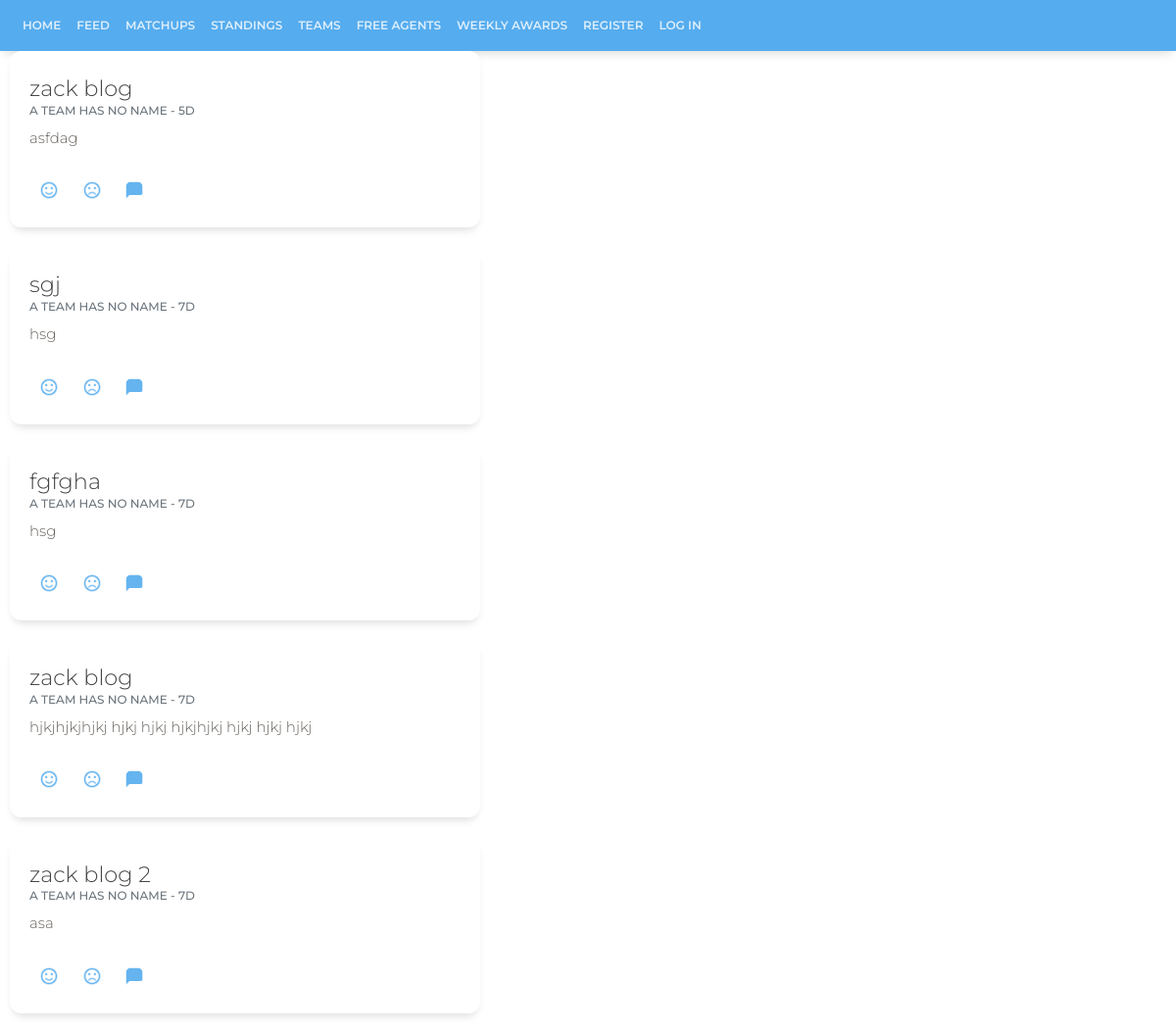
The page /feed on the database as committed earlier.
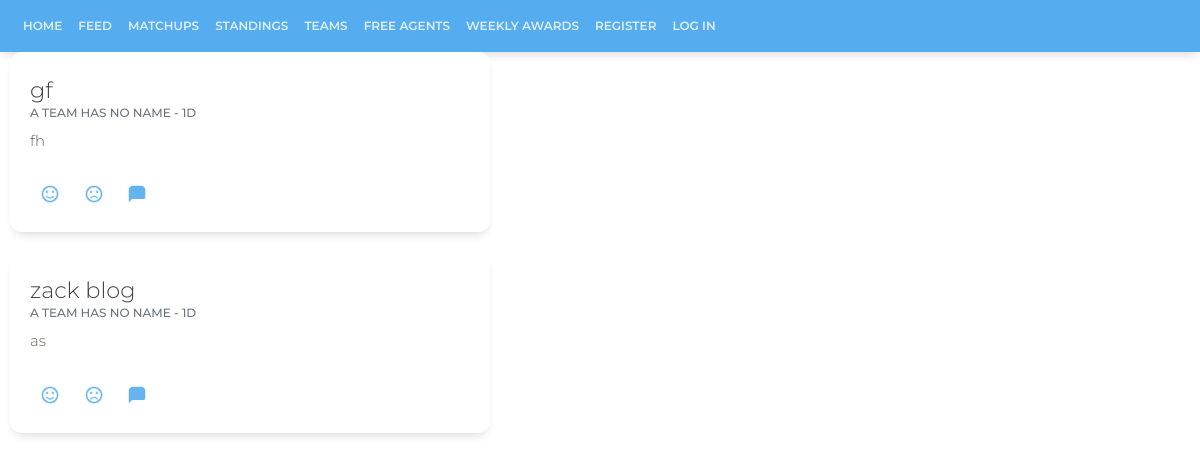
The same page on the database as committed later.
### tables this page shows
CREATE TABLE post (
  id INTEGER PRIMARY KEY AUTOINCREMENT,
  author_id INTEGER NOT NULL,
  created TIMESTAMP NOT NULL DEFAULT CURRENT_TIMESTAMP,
  title TEXT NOT NULL,
  body TEXT NOT NULL,
  likes INTEGER NOT NULL,
  dislikes INTEGER NOT NULL,
  comments INTEGER NOT NULL,
  FOREIGN KEY (author_id) REFERENCES user (id)
);

CREATE TABLE user (
  id INTEGER PRIMARY KEY AUTOINCREMENT,
  username TEXT UNIQUE NOT NULL,
  password TEXT NOT NULL,
  image TEXT NULL,
  name TEXT NULL,
  nickname TEXT NULL,
  teamid TEXT NULL
);

### fantasy_app/blueprints/blog.py (the view, shortened to what this page needs)
@bp.route('/feed', methods=('GET', 'POST'))
def feed():
    db = get_db()
    posts=db.execute(get_posts).fetchall()
    posttimes = [{'id': posts[i][0], 'time': get_posttime_data(time.mktime(datetime.datetime.today().timetuple()) + 18000 - time.mktime(posts[i][3].timetuple()))} for i in range(len(posts))]
    comments = db.execute(get_comments).fetchall()
    commenttimes = [{'id': comments[i][0], 'time': get_posttime_data(time.mktime(datetime.datetime.today().timetuple()) + 18000 - time.mktime(comments[i][5].timetuple()))} for i in range(len(comments))]
    return render_template('blog/feed.html', posts=posts, posttimes=posttimes, comments=comments, commenttimes=commenttimes)

### fantasy_app/blueprints/auth.py (called while the page is built)
@bp.before_app_request
def load_logged_in_user():
    user_id = session.get('user_id')
    db = get_db()
    if user_id is None:
        g.user = None
        g.user_likes = []
        g.user_dislikes = []
    else:
        g.user = get_db().execute(get_user_by_id, (user_id,)).fetchone()
        g.user_likes = [int(p[0]) for p in get_db().execute(get_user_likes, (user_id,)).fetchall()]
        g.user_dislikes = [int(p[0]) for p in get_db().execute(get_user_dislikes, (user_id,)).fetchall()]

### fantasy_app/db.py (called while the page is built)
def get_db():
    if 'db' not in g:
        g.db = sqlite3.connect(current_app.config['DATABASE'], detect_types=sqlite3.PARSE_DECLTYPES)
        g.db.row_factory = sqlite3.Row
    return g.db

### fantasy_app/util.py (called while the page is built)
def get_posttime_data(td):
    if td < 60:
        return 'just now'
    elif td < 3600:
        return str(math.trunc(td / 60)) + 'm'
    elif td < 86400:
        return str(math.trunc(td / 3600)) + 'h'
    else:
        return str(math.trunc(td / 86400)) + 'd'

### fantasy_app/templates/blog/feed.html (shortened to what this page needs)
{% extends 'base.html' %}
{% block content %}
  {% for post in posts %}
    <article class="post">
      <div class="card" style="width: 30rem; margin-left: 10px;">
        <div class="card-body">
            <h4 class="card-title">
              {% if g.user['id'] == post['author_id'] %}
                <a class= "post_header" href="{{ url_for('blog.update', id=post['id']) }}">{{ post['title'] }}</a>
              {% else %}
                <a class= "post_header" href="#">{{ post['title'] }}</a>
              {% endif %}
            </h4>
            <h6 class="card-subtitle mb-2 text-muted">
              {% for posttime in posttimes %}
                {% if posttime['id'] == post['id'] %}
                  {{ post['name'] }} - {{ posttime['time'] }}
                {% endif %}
              {% endfor %}
            </h6>
            <p class="card-text">{{ post['body'] }}</p>
            <button class="btn btn-just-icon btn-link">
              {% if post['id'] not in g.user_likes %}
                <a data-toggle="tooltip" data-placement="top" title ="{{ post['likes'] }}" href="{{ url_for('blog.like', id=post['id'], action=1) }}">
                  <img src="/static/images/smiley.png" width="20", height="20"/>
                </a>
              {% else %}
                <a data-toggle="tooltip" data-placement="top" title ="{{ post['likes'] }}" href="{{ url_for('blog.like', id=post['id'], action=0) }}">
                  <img src="/static/images/smileyed.png" width="20", height="20"/>
                </a>
              {% endif %}
            </button>
            <button class="btn btn-just-icon btn-link">
              {% if post['id'] not in g.user_dislikes %}
                <a data-toggle="tooltip" data-placement="top" title ="{{ post['dislikes'] }}"  href="{{ url_for('blog.dislike', id=post['id'], action=1) }}">
                  <img src="/static/images/frowny.png" width="20", height="20"/>
                </a>
              {% else %}
                <a data-toggle="tooltip" data-placement="top" title ="{{ post['dislikes'] }}"  href="{{ url_for('blog.dislike', id=post['id'], action=0) }}">
                  <img src="/static/images/frowneyed.png" width="20", height="20"/>
                </a>
              {% endif %}
            </button>
            <button class="btn btn-just-icon btn-link">
              <a href="#{{ post['title'].replace(' ','') }}" data-toggle="collapse" aria-expanded="false" aria-controls="{{ post['title'].replace(' ','') }}">
                <img src="/static/images/comment.png" width="20", height="20"/>
              </a>
            </button>
          </div>
        </div>
    </article>
  {% endfor %}
{% endblock %}

### fantasy_app/templates/base.html (shortened to what this page needs)
<!doctype html>
<link rel="stylesheet" href="/static/assets/css/bootstrap.min.css">
<link rel="stylesheet" href="/static/assets/css/paper-kit.css">
<nav class="navbar navbar-expand-sm bg-primary">
  <div class="container-fluid">
    <div class="collapse navbar-collapse" id="navbarNavDropdown">
      <ul class="navbar-nav">
        <li class="nav-item active">
          <a class="nav-link" href="{{ url_for('index') }}">Home</a>
        </li>
        <li class="nav-item active">
          <a class="nav-link" href="{{ url_for('blog.feed') }}">Feed</a>
        </li>
        <li class="nav-item active">
          <a class="nav-link" href="{{ url_for('league.matchups') }}">Matchups</a>
        </li>
        <li class="nav-item active">
          <a class="nav-link" href="{{ url_for('league.standings') }}">Standings</a>
        </li>
        <li class="nav-item active">
            <a class="nav-link" href="{{ url_for('league.teams') }}">Teams</a>
        </li>
        <li class="nav-item active">
            <a class="nav-link" href="{{ url_for('league.free_agents') }}">Free Agents</a>
        </li>
        <li class="nav-item active">
            <a class="nav-link" href="{{ url_for('league.weekly_awards') }}">Weekly Awards</a>
        </li>
        {% if g.user %}
        <li class="nav-item dropdown">
          <a href="#" class="btn btn-just-icon" id="navbarDropdownMenuLink" data-toggle="dropdown" aria-haspopup="true" aria-expanded="false" style="background-color:transparent;  background-size:cover; background-image: url({{g.user['image']}});"></a>
          <div class="dropdown-menu" aria-labelledby="navbarDropdownMenuLink">
              <a class="dropdown-item" href="{{ url_for('profile.view_profile') }}">View Profile</a>
              <a class="dropdown-item" href="{{ url_for('auth.logout') }}">Log Out</a>
          </div>
        </li>
        {% else %}
        <li class="nav-item">
          <a class="nav-link" href="{{ url_for('auth.register') }}">Register</a>
        </li>
        <li class="nav-item">
          <a class="nav-link" href="{{ url_for('auth.login') }}">Log In</a>
        </li>
        {% endif %}
      </ul>
    </div>
  </div>
</nav>
<section class="content">
{% block content %}{% endblock %}
</section>

Rows that differ between the two databases and show on the page:
removed post: title "zack blog", name "A TEAM HAS NO NAME", time "5D", body "asfdag"
removed post: title "sgj", name "A TEAM HAS NO NAME", time "7D", body "hsg"
removed post: title "fgfgha", name "A TEAM HAS NO NAME", time "7D", body "hsg"
removed post: title "zack blog", name "A TEAM HAS NO NAME", time "7D", body "hjkjhjkjhjkj hjkj hjkj hjkjhjkj hjkj hjkj hjkj"
removed post: title "zack blog 2", name "A TEAM HAS NO NAME", time "7D", body "asa"
added post: title "gf", name "A TEAM HAS NO NAME", time "1D", body "fh"
added post: title "zack blog", name "A TEAM HAS NO NAME", time "1D", body "as"
